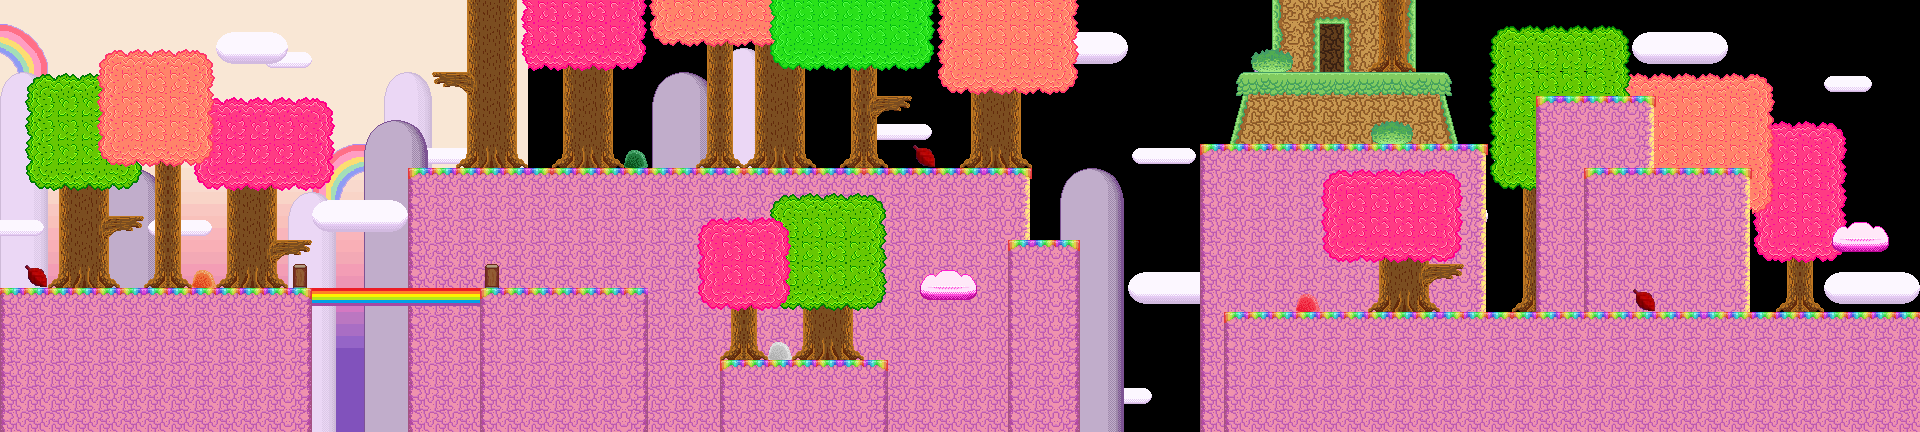

Rendered tile map (Tiled .tmx) drawn with the repository's tilesets; below, a short description and the map source with its tile grids summarised:
An orthogonal 80x18 tile map with 24x24 px tiles, 11 tile layers (sky, little_rainbows, little_penis, clouds2, ...) and 30 objects (4x liquid, 3x door).

<map height="18" orientation="orthogonal" tileheight="24" tilewidth="24" version="1.0" width="80">
 <properties><property name="blended tiles" value="2,11,12,13,14,15,16,17,18,19,20,21,22,23,24,25,26,27,28,29,30,32,33,34,35,36,37,38,39,40,41,42,43,44,45,46,47,48,49,50,51,52,53,54,55,56,57,58,59,60,62,63,64,65,66,67,68,69,70,71,72,73,74,75,78,79,80,81,82,83,84,85,86,87,88,89,90,92,93,94,95,96,98,99,100,101,102,103,104,105,108,109,110,111,112,113,114,115,116,117,118,119,120,121,122,123,124,125,126,128,129,130,131,132,133,134,135,138,139,140,141,142,143,144,145,146,147,148,149,150,151,152,153,154,155,156,158,159,160,161,162,163,164,165,168,169,170,171,172,173,174,175,176,177,178,179,180,181,182,183,190,191,192,193,194,195,196,197,198,199,200,201,202,203,204,205,206,207,208,209,210,211,212,213,218,221,222,223,224,225,226,227,228,229,230,231,232,233,234,235,236,237,238,239,240,241,242,243,244,245,246,247,248,249,252,253,254,255,256,257,258,259,260,261,262,263,264,265,266,267,268,269,270,271,272,273,274,275,276,277,278,279,282,283,284,285,286,287,288,289,290,291,292,293,294,295,296,297,298,299,300,301,302,303,304,305,306,307,308,309,310,311,312,313,314,317,318,319,320,321,322,323,324,325,326,327,328,329,330,331,332,333,334,335,336,337,338,339,340,341,342,343,344,345,346,347,348,349,350,351,352,353,354,355,356,357,358,359,360,361,362,366,367,368,369,370,371,372,373,374,375,376,377,378,379,380,381,382,383,384,386,387,388,389,390,391,392,396,397,398,399,400,401,403,404,405,406,407,408,409,410,411,412,413,414,415,416,417,418,419,420,421,422,426,427,428,429,430,431,433,434,435,436,437,438,439,440,441,443,444,445,446,447,448,449,450,451,452,456,457,458,459,460,461,463,464,465,466,467,468,469,470,471,473,474,475,476,477,478,479,480,481,482,486,487,488,489,490,491,492,493,494,495,500,501,503,504,505,506,507,508,509,510,511,512,513,514,515,516,517,518,519,520,521,522,523,524,525,526,527,528,529,530,531,532,533,534,535,536,537,538,539,540,1,2,3,4,5,6,7,8,9,10,11,12,13,14,15,16,17,18,19,20,21,22,23,24,25,26,27,28,29,30,31,32,33,34,35,36,37,38,41,45,46,47,48,50,51,52,53,54,55,56,57,58,59,60,61,62,63,64,65,66,67,68,69,70,71,72,73,74,75,76,77,78,79,80,81,82,83,84,8,9,10,11,12,13,14,15,20,21,22,23,24,32,33,34,35,36,37,38,39,40,41,42,43,44,45,46,47,48,55,56,57,58,59,60,61,62,63,64,65,66,67,68,69,70,71,72,73,74,75,76,77,78,79,80,81,82,83,84,87,88,89,90,91,92,93,94,95,96,97,98,99,100,101,102,103,104,105,108,110,111,112,113,114,115,116,117,118,119,120,121,122,123,124,125,126,127,128,129,130,131,132,135,136,137,138,139,140,141,142,143,144,145,147,148,149,150,151,152,153,154,155,156,158,159,160,161,162,163,164,165,166,167,168,169,170,171,172,173,174,175,176,177,178,179,180,181,182,183,184,185,186,187,188,189,190,191,192,193,194,195,196,197,198,199,200,203,204,205,208,209,210,211,212,213,214,217,218,219,220,222,223,224,227,228,229,232,233,234,235,236,237,238,241,242,243,244,245,246,247,248,249,250,251,252,253,254,255,256,257,258,259,260,261,262,263,264,265,266,267,268,269,270,271,272,273,274,275,276,277,278,279,280,281,282,283,284,285,286,287,288,289,290,291,292,293,294,295,296,297,298,299,304,305,306,307,308,309,310,311,312,313,314,315,316,317,318,319,320,321,322,323,324,328,329,330,331,332,333,334,335,336,337,338,339,340,341,342,343,344,345,346,347,348,349,350,351,352,353,354,357,358,360,361,362,363,364,365,366,367,368,371,372,373,374,375,376,377,378,381,382,384,385,386,387,388,389,390,391,392,393,394,395,396,397,398,399,400,401,402,403,404,405,406,408,409,410,411,412,413,414,415,416,417,418,419,420,421,422,423,424,425,429,430,432,433,434,435,436,437,438,439,440,441,444,445,449,453,454,455,456,457,458,459,460,461,462,463,464,465,468,469,472,473,474,475,476,477,478,479,480,2,3,4,6,7,8,9,10,11,12,13,14,15,16,17,18,19,20,21,22,23,26,27,28,29,30,31,32,33,34,35,36,37,38,39,40,41,42,43,44,45,46,47,48,49,50,51,52,53,54,55,56,57,58,59,60,61,62,63,64,65,66,67,69,70,72,73,74,77,78,82,83,84,85,86,103,104,105,1,2,3,4,5,6,7,8,9,13,15,16,19,20,21,22,26,27,28,29,30,31,32,33,34,35,39,40,41,42,43,44,45,46,47,48,52,53,54,55,56,57,58,59,60,61,62,63,64,65,66,67,68,69,70,71,72,73,74,75,76,77,78,79,80,81,82,83,84,85,86,87,88,89,90,91,92,93,94,95,96,97,98,99,100,101,102,103,104,105,106,107,108,109,110,111,112,113,114,115,116,117,118,119,120,121,122,123,124,125,126,127,128,129,130,131,133,134,135,136,137,138,139,140,141,142,143,144,146,147,148,149,150,151,152,153,154,155,156,157,158,159,160,161,162,163,164,165,166,167,168,169,1,3,5,7,8,9,10,11,13,17,18,19,21,22,23,25,26,27,28,29,30,31,33,35,36,37,39,41,42,45,46,47,48,51,52,54,55,56,58,59,60,61,63,64,66,67,68,69,70,71,73,74,75,79,80,81,82,83,84,85,87,89,90,91,94,95,96,97,98,100,101,102,103,104,105,106,107,108,109,111,112,113,114,115,116,117,118,119,120,9,10,11,15,16,21,22,32,33,36,37,38,48,49,56,59,62,67,68,69,70,78,79,80,81,82,83,84,85,86,87,88,89,90,91,92,93,94,95,96,97,98,99,100,101,102,103,104,105,106,107,108,109,110,111,112,113,114,115,116,117,118,119,120,121,2,4,5,7,8,9,10,11,12,13,14,16,18,19,20,21,22,24,25,26,27,28,29,30,31,32,33,35,37,38,39,40,41,42,43,44,45,46,47,48,49,50,51,52,53,54,55,56,57,58,60,61,62,63,64,65,66,67,68,69,71,72,74,75,76,77,78,79,80,81,82,83,84,86,87,88,89,90,91,92,93,94,95,96,97,98,99,100,102,103,104,105,106,107,108,109,110,111,112,113,114,115,116,117,118,119,120,121,5,6,7,8,9,10,11,12,13,14,15,17,18,19,20,21,22,23,24,26,27,30,31,33,35,36,39,40,42,43,44,45,46,48,49,50,51,52,53,54,55,56,57,58,59,60,61,62,63,64,65,66,67,68,69,70,72,1,2,3,4,5,6,7,8,9,10,11,12,13,14,15,16,17,18,19,20,21,23,24,25,26,29,30,33,34,36,37,39,41,42,43,44,45,46,49,52,53,54,55,58,59,64,65,66,67,68,69,70,71,73,74,75,78,79,80,81,84,85,86,87,88,89,90,91,92,93,94,95,96,97,98,99,100,101,102,103,104,107,109,115,116,117,119,120,121,122,123,124,125,126,127,128,129,130,135,136,137,138,139,140,141,142,143,144,145,146,147,148,149,150,151,152,153,154,155,156,160,161,164,165,166,167,168,169,170,171,172,173,174,175,176,177,178,181,182,186,187,190,191,192,193,194,196,197,198,199,201,202,203,204,207,208,212,213,216,217,218,219,220,222,223,224,225,227,228,229,230,233,234,238,239,242,243,244,245,246,247,248,249,250,251,252,253,254,255,256,259,260,264,265,266,269,270,271,272,273,274,275,276,277,278,279,281,282,283,284,285,286,290,291,292,295,296,297,298,299,300,301,302,303,304,305,306,307,308,309,310,311,312,316,317,318,319,320,321,322,323,324,325,326,327,328,329,330,331,332,333,334,335,336,337,338,342,343,344,345,346,347,348,350,353,354,355,356,357,358,359,360,361,362,363,364,366,367,368,369,370,371,372,373,374,376,377,378,379,380,381,382,383,384,385,386,389,390,392,393,394,395,396,397,398,399,400,401,402,403,404,405,406,407,409,410,411,412,415,416,417,418,419,420,421,422,423,424,425,426,427,428,429,430,431,432,433,435,436,437,438,441,442,443,444,445,446,447,448,451,452,453,454,455,456,459,460,461,462,463,464,467,468,469,471,472,473,474,477,479,480,481,482,485,486,487,489,490,491,492,493,494,495,497,498,499,500,503,505,506,507,508,511,512,513,514,515,516,517,518,519,520,521,522,523,524,525,526,529,530,531,532,533,534,537,538,539,541,542,543,544,545,546,547,548,549,551,552,553,554,555,556,557,559,560,561,562,563,564,565,566,567,568,569,570,571,572,573,574,575,576,577,578,579,580,581,582,583,584,585,586,587,588,589,590,591,592,593,594,595,596,597,598,599,600,601,602,603,604,605,606,607,608,609,610,611,612,613,614,615,616,617,618,619,620,621,622,623,624,625,626,627,628,629,630,631,632,633,634,635,636,637,638,639,640,641,642,643,644,645,646,647,648,649,650,651,652,653,654,655,656,657,658,659,660,661,662,663,664,665,666,667,668,669,670,671,672,673,674,675,676" />
  <property name="offset" value="3" />
  <property name="soundtrack" value="daylight" />
  <property name="title" value="Gay Island 2" />
 </properties>
 <tileset firstgid="1" name="gay-island" tileheight="24" tilewidth="24">
  <image height="624" source="../images/tilesets/gay-island.png" width="624" />
 </tileset>
 <layer height="18" name="sky" width="80">
  <properties>
   <property name="parallax" value="0" />
  </properties>
  <data>[1440 cells, 396 non-empty, 10 distinct tile ids]</data>
 </layer>
 <layer height="18" name="little_rainbows" width="80">
  <properties>
   <property name="parallax" value="0.3" />
  </properties>
  <data>[1440 cells, 30 non-empty, 24 distinct tile ids]</data>
 </layer>
 <layer height="18" name="little_penis" width="80">
  <properties>
   <property name="parallax" value="0.3" />
  </properties>
  <data>[1440 cells, 163 non-empty, 13 distinct tile ids]</data>
 </layer>
 <layer height="18" name="clouds2" width="80">
  <properties>
   <property name="parallax" value="0.5" />
  </properties>
  <data>[1440 cells, 26 non-empty, 5 distinct tile ids]</data>
 </layer>
 <layer height="18" name="big_penis" width="80">
  <properties>
   <property name="parallax" value="0.6" />
  </properties>
  <data>[1440 cells, 198 non-empty, 9 distinct tile ids]</data>
 </layer>
 <layer height="18" name="clouds" width="80">
  <properties>
   <property name="parallax" value="0.7" />
  </properties>
  <data>[1440 cells, 64 non-empty, 12 distinct tile ids]</data>
 </layer>
 <layer height="18" name="leaves_background" width="80">
  <data>[1440 cells, 6 non-empty, 2 distinct tile ids]</data>
 </layer>
 <layer height="18" name="background" width="80">
  <data>[1440 cells, 731 non-empty, 14 distinct tile ids]</data>
 </layer>
 <layer height="18" name="foreground" width="80">
  <data>[1440 cells, 341 non-empty, 32 distinct tile ids]</data>
 </layer>
 <layer height="18" name="leaves" width="80">
  <data>[1440 cells, 240 non-empty, 20 distinct tile ids]</data>
 </layer>
 <layer height="18" name="leaves2" width="80">
  <data>[1440 cells, 62 non-empty, 17 distinct tile ids]</data>
 </layer>
 <objectgroup color="#5da431" height="18" name="floor" width="80">
  <object height="120" width="696" x="1224" y="312" />
  <object height="192" width="72" x="1008" y="240" />
  <object height="72" width="168" x="720" y="360" />
  <object height="144" width="648" x="0" y="288" />
 </objectgroup>
 <objectgroup color="#4a3ea4" height="18" name="platform" width="80">
  <object height="24" width="240" x="408" y="168" />
  <object height="24" width="264" x="1224" y="144" />
  <object height="24" width="204" x="1241" y="72" />
  <object height="24" width="120" x="1536" y="96" />
  <object height="24" width="168" x="1584" y="168" />
  <object height="22" width="54" x="1833" y="240" />
  <object height="22" width="34" x="1428" y="265" />
  <object height="23" width="58" x="918" y="289">
   <properties>
    <property name="drop" value="false" />
   </properties>
  </object>
  <object height="23" width="34" x="877" y="96" />
  <object height="24" width="35" x="108" y="216" />
  <object height="23" width="37" x="275" y="240" />
  <object height="22" width="34" x="432" y="73" />
  <object height="24" width="72" x="648" y="168">
   <properties>
    <property name="drop" value="false" />
   </properties>
  </object>
  <object height="24" width="24" x="888" y="168">
   <properties>
    <property name="drop" value="false" />
   </properties>
  </object>
  <object height="24" width="24" x="984" y="168">
   <properties>
    <property name="drop" value="false" />
   </properties>
  </object>
  <object height="24" width="168" x="720" y="168" />
  <object height="24" width="72" x="912" y="168" />
  <object height="24" width="24" x="1008" y="168" />
  <object height="24" width="24" x="1200" y="144">
   <properties>
    <property name="drop" value="false" />
   </properties>
  </object>
 </objectgroup>
 <objectgroup height="18" name="nodes" width="80">
  <object height="312" type="door" width="24" x="1896" y="0">
   <properties>
    <property name="instant" value="true" />
    <property name="level" value="overworld" />
   </properties>
  </object>
  <object height="48" name="main" type="door" width="24" x="24" y="240" />
  <object height="72" type="liquid" width="168" x="312" y="370">
   <properties>
    <property name="death" value="true" />
    <property name="mask" value="true" />
    <property name="opacity" value="0.95" />
    <property name="speed" value="0.15" />
    <property name="sprite" value="images/water.png" />
   </properties>
  </object>
  <object height="72" type="liquid" width="72" x="648" y="371">
   <properties>
    <property name="death" value="true" />
    <property name="mask" value="true" />
    <property name="opacity" value="0.95" />
    <property name="speed" value="0.15" />
    <property name="sprite" value="images/water.png" />
   </properties>
  </object>
  <object height="72" type="liquid" width="120" x="888" y="371">
   <properties>
    <property name="death" value="true" />
    <property name="mask" value="true" />
    <property name="opacity" value="0.95" />
    <property name="speed" value="0.15" />
    <property name="sprite" value="images/water.png" />
   </properties>
  </object>
  <object height="72" type="liquid" width="144" x="1080" y="372">
   <properties>
    <property name="death" value="true" />
    <property name="mask" value="true" />
    <property name="opacity" value="0.95" />
    <property name="speed" value="0.15" />
    <property name="sprite" value="images/water.png" />
   </properties>
  </object>
  <object height="48" type="door" width="24" x="1320" y="24">
   <properties>
    <property name="level" value="village-forest" />
    <property name="to" value="nestled" />
   </properties>
  </object>
 </objectgroup>
</map>
